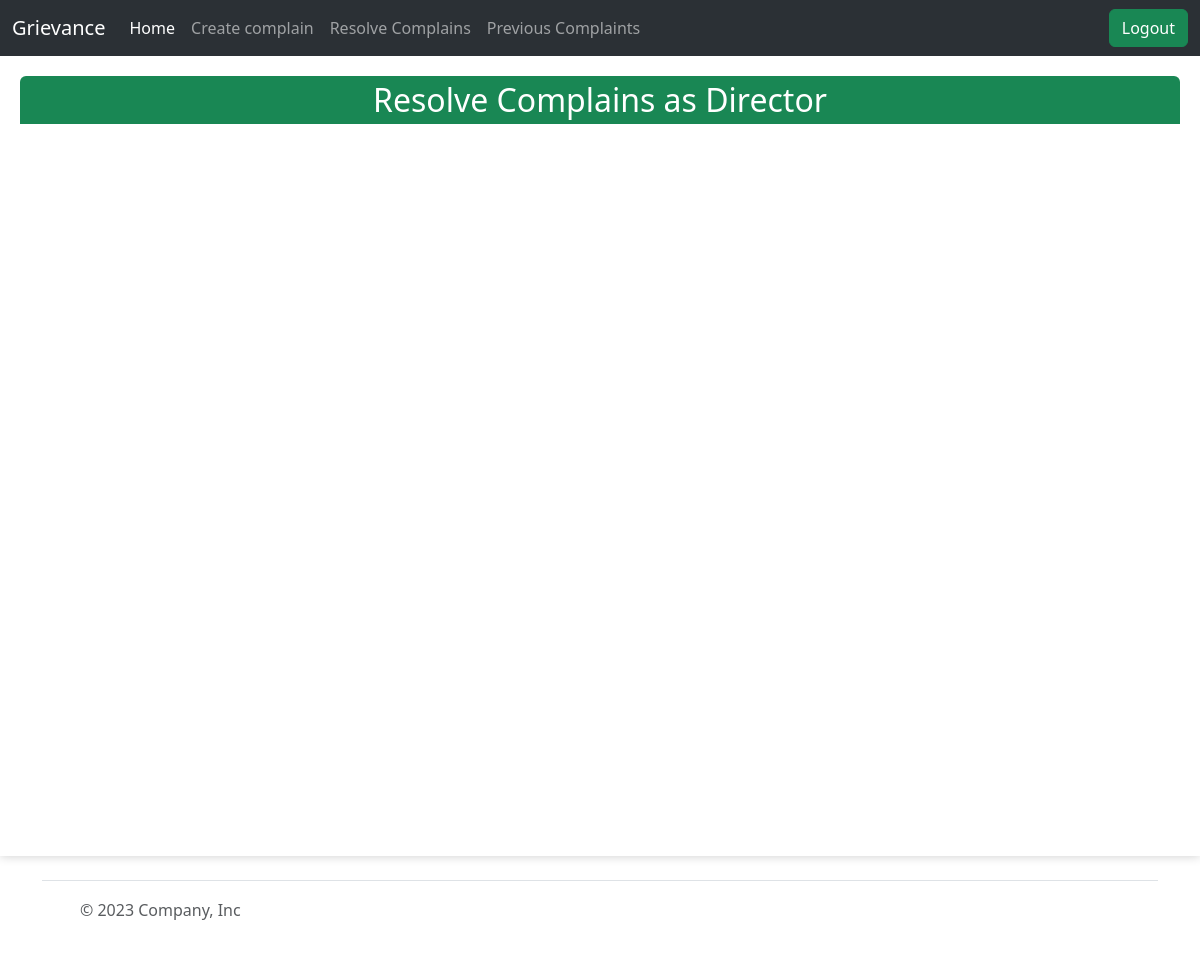
Before: /respondcomplain (signed in) with the older database file.
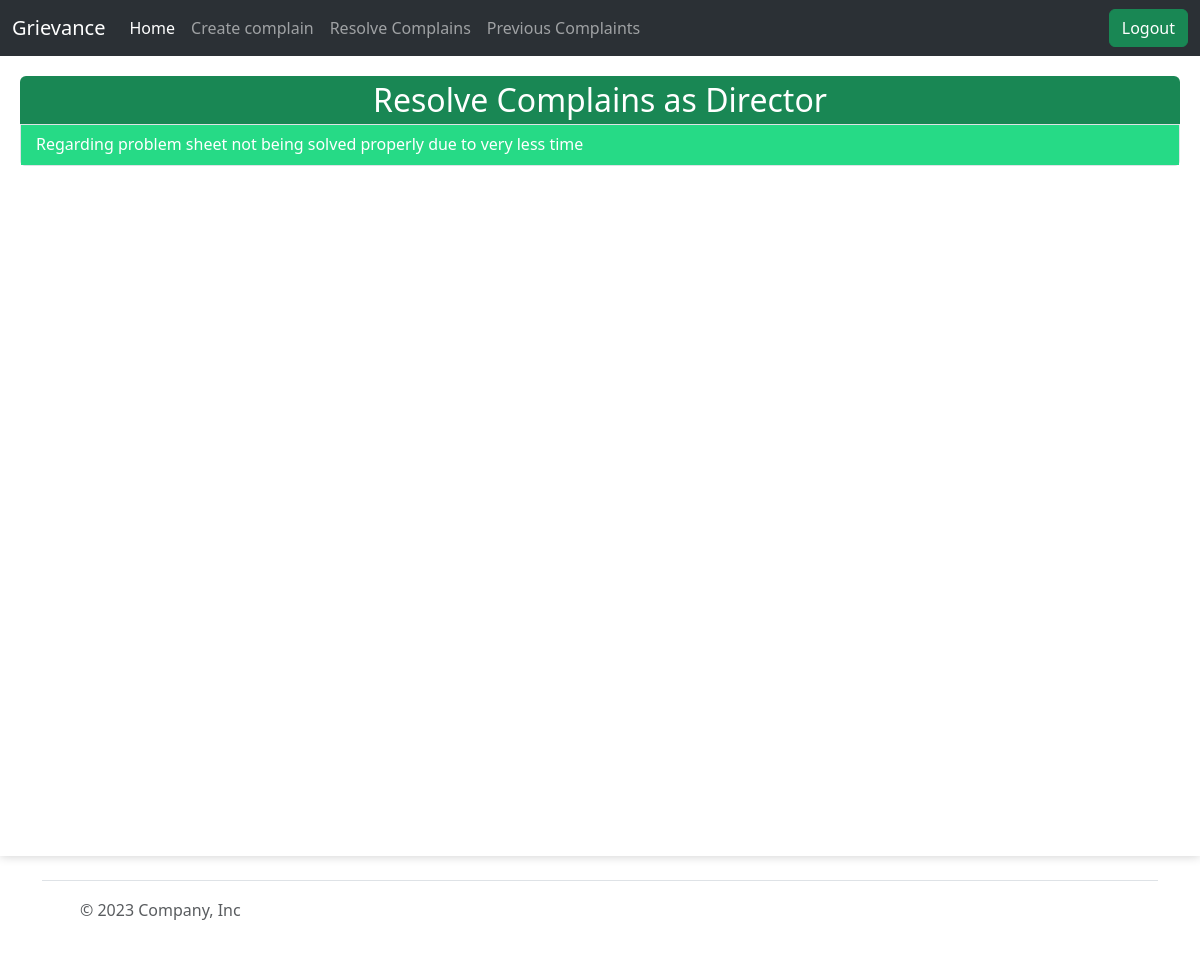
After: the same page with the newer database file.
### complainapp/models.py (models this page shows, shortened)
class Designation(models.Model):
    id = models.AutoField
    name = models.CharField(max_length=100)
    description = models.CharField(max_length=500)
    parent = models.ForeignKey('self', blank=True, default=" ", null=True, on_delete=models.CASCADE)
    designation_holder = models.ForeignKey(Profile, on_delete=models.CASCADE, related_name='designation_holder')

class Complain(models.Model):
    id = models.AutoField
    heading = models.CharField(max_length=300)
    description = models.TextField()
    registered_by = models.ForeignKey(Profile, on_delete=models.CASCADE)
    registered_to = models.ForeignKey('Designation', on_delete=models.CASCADE)
    registered_date = models.DateField(default=now, db_index=True)
    response_date = models.DateField(default=datetime.utcnow() + timedelta(days=1))
    completed = models.BooleanField(default=False)
    likes = models.ManyToManyField(User,related_name="postlike", blank=True)

### complainapp/views.py (the view, shortened to what this page needs)
# urls.py: path('respondcomplain', views.respondComplain, name="respondComplain"),
@login_required(login_url='/')
def respondComplain(request):
    if not check_designation(Profile.objects.get(user=request.user)):
        messages.error(request, "You do not hold any designation")
        return redirect('/')
    myprofile = Profile.objects.get(user=request.user)
    designation_set = myprofile.designation_holder.all()
    complains_list = dict()
    for designation in designation_set:
        complains_list[designation] = Complain.objects.filter(
            registered_to=designation, completed=False)
    return render(request, "complainapp/respondcomplain.html", {'complains_list': complains_list, 'designation_holder': True})

### complainapp/views.py (called while the page is built)
def check_designation(profile):
    return profile.designation_holder.exists()

### templates/complainapp/respondcomplain.html (shortened to what this page needs)
{% extends 'complainapp/basic.html' %}
{% load static %}
{% block style %}
<link rel="stylesheet" href="{% static '/css/complainapp/respondcomplain.css' %}">
{% endblock style %}
{% block body %}
{% if user.is_authenticated %}
<div class="content-enclosure">
    {% for designation, complains in complains_list.items %}
    <div class="designation-wrap-complains">
        <div class="complains1" style="min-height:200px">
            <h2 class="bg-success text-white rounded-top" style="text-align:center; margin:0;padding:5px;">Resolve
                Complains as {{designation.name}}</h2>
            <div class="list-group complain-list" style="border-radius:0px 0px 5px 5px">
                {% for complain in complains %}
                <a href="#" class="list-group-item list-group-item-action complain-class" aria-current="true">
                    <h6 class="complain-subject">{{ complain.heading }}</h6>
                </a>
                {% endfor %}
            </div>
        </div>
    </div>
    {% endfor %}
</div>
{% endif %}
{% endblock body %}

Changed rows visible on the page:
changed Designation "Director": gains Complain (heading "Regarding problem sheet not being solved properly due to very less time")
